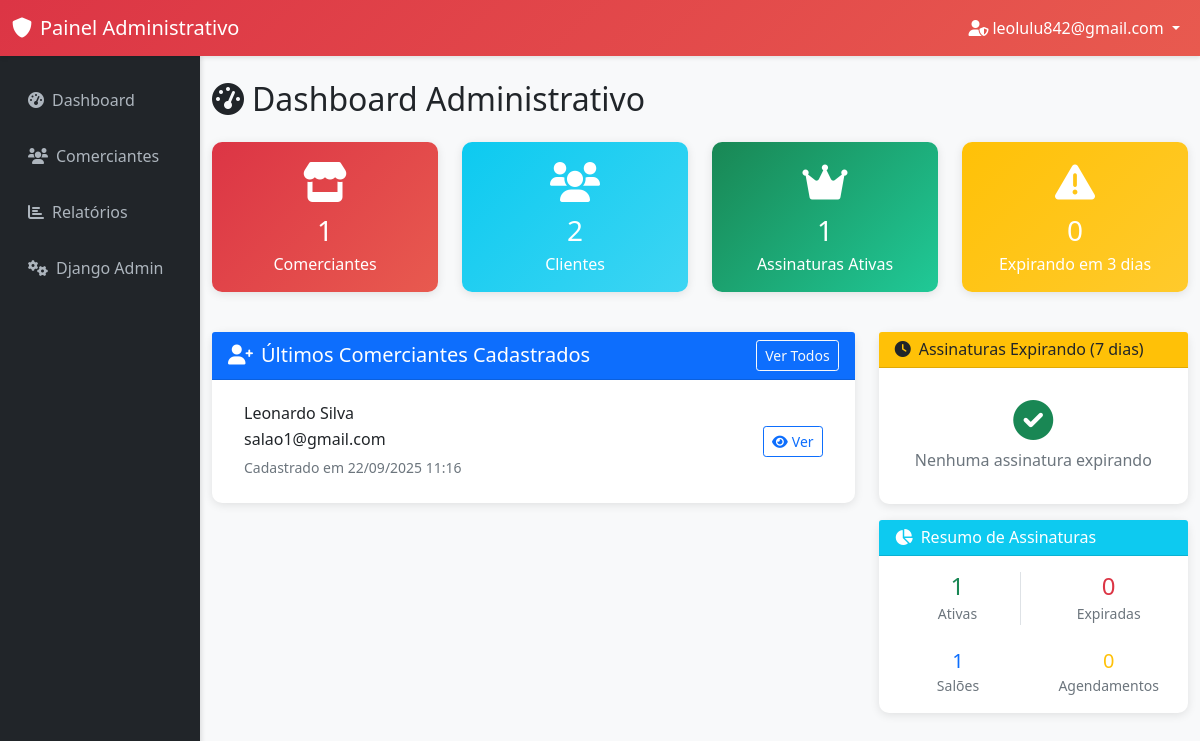
/admin-panel/ (signed in), run on an earlier commit of the app's database.
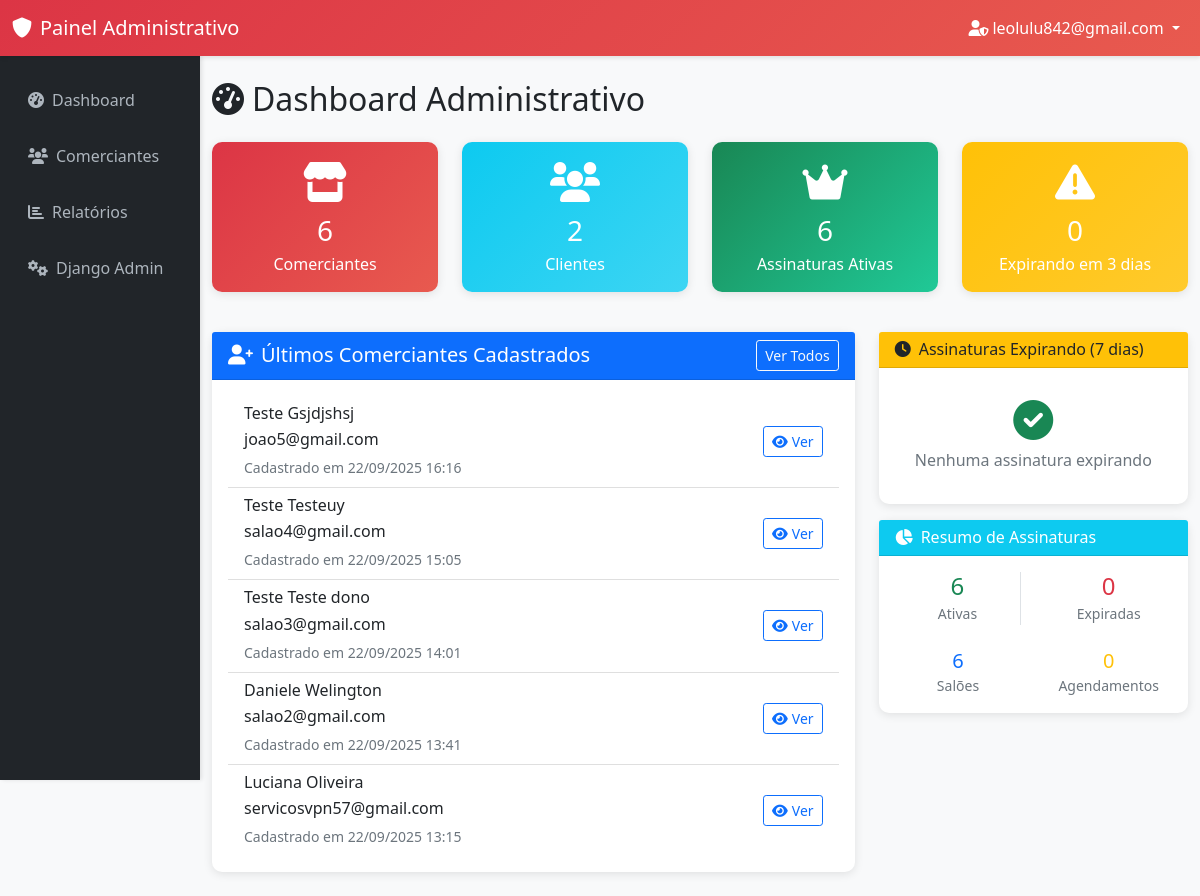
And on a later commit of the database.
### accounts/models.py (models this page shows, shortened)
class UserProfile(models.Model):
    USER_TYPES = (
        ('owner', 'Proprietário'),
        ('employee', 'Funcionário'),
        ('client', 'Cliente'),
    )
    user = models.OneToOneField(User, on_delete=models.CASCADE, related_name='profile')
    user_type = models.CharField(max_length=10, choices=USER_TYPES, default='client')
    phone = models.CharField(max_length=15, blank=True, null=True)
    birth_date = models.DateField(blank=True, null=True)
    profile_picture = models.URLField(max_length=500, blank=True, null=True, help_text="URL do avatar/foto de perfil")
    created_at = models.DateTimeField(auto_now_add=True)
    updated_at = models.DateTimeField(auto_now=True)
    class Meta:
        verbose_name = "Perfil de Usuário"
        verbose_name_plural = "Perfis de Usuários"

### admin_panel/views.py (the view)
# urls.py: path('', views.admin_dashboard, name='dashboard'),
@login_required
@user_passes_test(is_admin_user)
def admin_dashboard(request):
    total_owners = UserProfile.objects.filter(user_type='owner').count()
    total_clients = UserProfile.objects.filter(user_type='client').count()
    total_salons = Salon.objects.count()
    total_appointments = Appointment.objects.count()
    active_subscriptions = Subscription.objects.filter(
        status='active',
        end_date__gt=timezone.now()
    ).count()
    expired_subscriptions = Subscription.objects.filter(
        Q(status='expired') | Q(end_date__lte=timezone.now())
    ).count()
    expiring_soon = Subscription.objects.filter(
        status='active',
        end_date__lte=timezone.now() + timedelta(days=3),
        end_date__gt=timezone.now()
    ).count()
    recent_owners = UserProfile.objects.filter(
        user_type='owner'
    ).select_related('user').order_by('-created_at')[:5]
    expiring_subscriptions = Subscription.objects.filter(
        status='active',
        end_date__lte=timezone.now() + timedelta(days=7),
        end_date__gt=timezone.now()
    ).select_related('user').order_by('end_date')[:10]
    context = {
        'total_owners': total_owners,
        'total_clients': total_clients,
        'total_salons': total_salons,
        'total_appointments': total_appointments,
        'active_subscriptions': active_subscriptions,
        'expired_subscriptions': expired_subscriptions,
        'expiring_soon': expiring_soon,
        'recent_owners': recent_owners,
        'expiring_subscriptions': expiring_subscriptions,
    }
    return render(request, 'admin_panel/dashboard.html', context)

### admin_panel/views.py (called while the page is built)
def is_admin_user(user):
    return user.is_authenticated and user.is_superuser

### templates/admin_panel/dashboard.html (shortened to what the changed rows need)
{% extends 'admin_panel/base_admin.html' %}
{% block content %}
<div class="row">
    <div class="col-12">
        <h2 class="mb-4">
            <i class="fas fa-tachometer-alt me-2"></i>Dashboard Administrativo
        </h2>
    </div>
</div>
<div class="row mb-4">
    <div class="col-md-3 mb-3">
        <div class="card admin-card stat-card">
            <div class="card-body text-center">
                <div class="display-6 mb-2">
                    <i class="fas fa-store"></i>
                </div>
                <h3 class="mb-1">{{ total_owners }}</h3>
                <p class="mb-0">Comerciantes</p>
            </div>
        </div>
    </div>
    <div class="col-md-3 mb-3">
        <div class="card admin-card stat-card-success">
            <div class="card-body text-center">
                <div class="display-6 mb-2">
                    <i class="fas fa-crown"></i>
                </div>
                <h3 class="mb-1">{{ active_subscriptions }}</h3>
                <p class="mb-0">Assinaturas Ativas</p>
            </div>
        </div>
    </div>
</div>
<div class="row">
    <div class="col-lg-8 mb-4">
        <div class="card admin-card">
            <div class="card-body">
                {% if recent_owners %}
                    <div class="list-group list-group-flush">
                        {% for owner in recent_owners %}
                            <div class="list-group-item d-flex justify-content-between align-items-center">
                                <div>
                                    <h6 class="mb-1">{{ owner.user.first_name }} {{ owner.user.last_name }}</h6>
                                    <p class="mb-1">{{ owner.user.email }}</p>
                                    <small class="text-muted">Cadastrado em {{ owner.created_at|date:"d/m/Y H:i" }}</small>
                                </div>
                                <div>
                                    <a href="{% url 'admin_panel:owner_detail' owner.id %}" class="btn btn-sm btn-outline-primary">
                                        <i class="fas fa-eye me-1"></i>Ver
                                    </a>
                                </div>
                            </div>
                        {% endfor %}
                    </div>
                {% else %}
                    <div class="text-center py-4">
                        <i class="fas fa-user-times display-4 text-muted mb-3"></i>
                        <p class="text-muted">Nenhum comerciante cadastrado ainda</p>
                    </div>
                {% endif %}
            </div>
        </div>
    </div>
    <div class="col-lg-4 mb-4">
        <div class="card admin-card mt-3">
            <div class="card-body">
                <div class="row text-center">
                    <div class="col-6 mb-2">
                        <div class="border-end">
                            <h4 class="text-success mb-0">{{ active_subscriptions }}</h4>
                            <small class="text-muted">Ativas</small>
                        </div>
                    </div>
                </div>
                <div class="row text-center mt-3">
                    <div class="col-6">
                        <h5 class="text-primary mb-0">{{ total_salons }}</h5>
                        <small class="text-muted">Salões</small>
                    </div>
                </div>
            </div>
        </div>
    </div>
</div>
{% endblock %}

What changed in the data, as far as the page shows it:
no longer on this page (row unchanged): UserProfile: user.first_name "Leonardo", user.last_name "Silva", user.email "salao1@gmail.com", created_at "22/09/2025 11:16"
added UserProfile: user.first_name "Teste", user.last_name "Gsjdjshsj", user.email "joao5@gmail.com", created_at "22/09/2025 16:16"
added UserProfile: user.first_name "Teste", user.last_name "Testeuy", user.email "salao4@gmail.com", created_at "22/09/2025 15:05"
added UserProfile: user.first_name "Teste", user.last_name "Teste dono", user.email "salao3@gmail.com", created_at "22/09/2025 14:01"
added UserProfile: user.first_name "Daniele", user.last_name "Welington", user.email "salao2@gmail.com", created_at "22/09/2025 13:41"
added UserProfile: user.first_name "Luciana", user.last_name "Oliveira", user.email "servicosvpn57@gmail.com", created_at "22/09/2025 13:15"
Also different on the page:
{{ total_owners }}: "1" → "6"
{{ active_subscriptions }}: "1" → "6"
{{ total_salons }}: "1" → "6"
